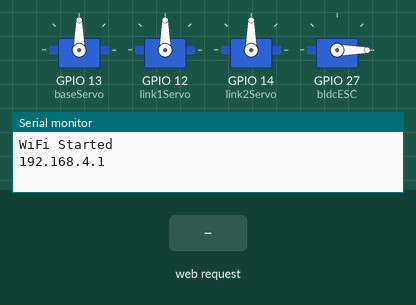
A sketch run on a simulated ESP32. On the bench: 4 × servo, the last lines printed to the serial monitor. Inputs (shaded band) come from the test bench.

Above: at 1.2 s.
1.3 s: HTTP request GET /arm received
At 2.4 s:
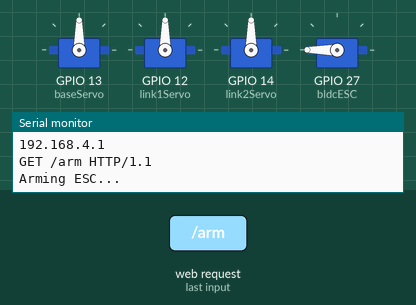
4.3 s: HTTP request GET /base?val= received
At 7.1 s:
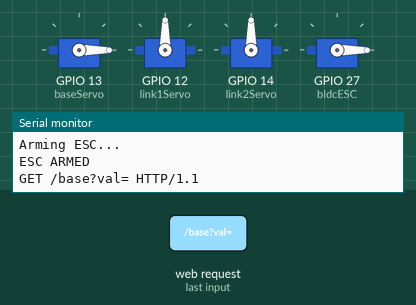
7.3 s: HTTP request GET /link1?val= received
At 8.2 s:
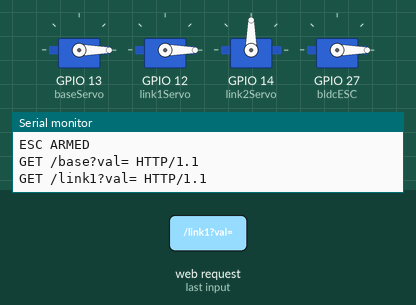
8.8 s: HTTP request GET /link2?val= received
At 9.4 s:
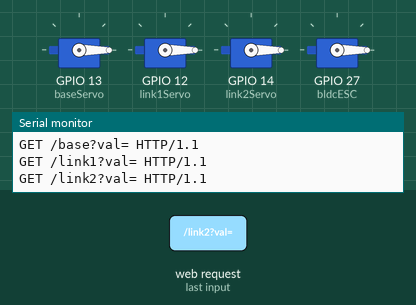
10.3 s: HTTP request GET /arm received
At 11.7 s:
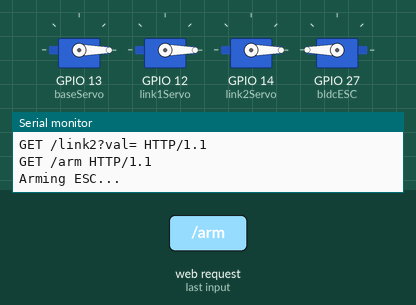
Timing chart, 0 to 13.8 s (numbered marks = the images above; inputs shaded):
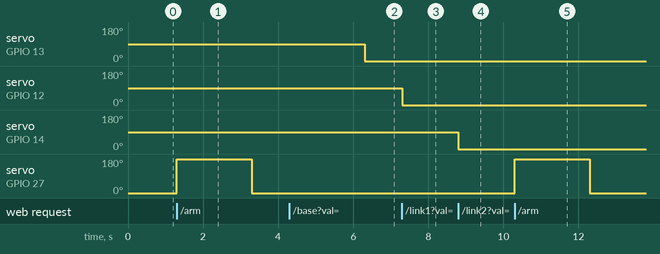

The sketch:

Robotic_arm_esp32_.ino
```cpp
#include <WiFi.h>
#include <ESP32Servo.h>

// WIFI HOTSPOT
const char* ssid = "ROBOTICARM";
const char* password = "12345678";

Servo baseServo;
Servo link1Servo;
Servo link2Servo;
Servo bldcESC;

WiFiServer server(80);

bool escArmed = false;

// ESC ARM
void armESC() {
  Serial.println("Arming ESC...");

  bldcESC.writeMicroseconds(2000);
  delay(2000);

  bldcESC.writeMicroseconds(1000);
  delay(3000);

  escArmed = true;
  Serial.println("ESC ARMED");
}

void setup() {
  Serial.begin(115200);

  // YOUR PINS
  baseServo.attach(13);
  link1Servo.attach(12);
  link2Servo.attach(14);
  bldcESC.attach(27, 1000, 2000);

  // SAFE START
  baseServo.write(90);
  link1Servo.write(90);
  link2Servo.write(90);
  bldcESC.writeMicroseconds(1000);

  // START WIFI
  WiFi.mode(WIFI_AP);
  WiFi.softAP(ssid, password);

  Serial.println("WiFi Started");
  Serial.println(WiFi.softAPIP());

  server.begin();
}

void loop() {
  WiFiClient client = server.available();

  if (client) {
    String request = client.readStringUntil('\r');
    client.flush();

    Serial.println(request);

    // REQUESTS
    if (request.indexOf("/arm") != -1) {
      armESC();
    }

    if (request.indexOf("/base?val=") != -1) {
      int val = request.substring(request.indexOf("=")+1).toInt();
      baseServo.write(val);   // ✅ FIXED
    }

    if (request.indexOf("/link1?val=") != -1) {
      int val = request.substring(request.indexOf("=")+1).toInt();
      link1Servo.write(val);
    }

    if (request.indexOf("/link2?val=") != -1) {
      int val = request.substring(request.indexOf("=")+1).toInt();
      link2Servo.write(val);
    }

    if (request.indexOf("/bldc?val=") != -1 && escArmed) {
      int val = request.substring(request.indexOf("=")+1).toInt();
      bldcESC.writeMicroseconds(val);
    }

    // WEBPAGE
    client.println("HTTP/1.1 200 OK");
    client.println("Content-type:text/html\n");

    client.println("<!DOCTYPE html><html><head>");
    client.println("<meta name='viewport' content='width=device-width, initial-scale=1'>");

    client.println("<style>");
    client.println("body { font-family: Arial; text-align: center; background: #f4f4f4; }");
    client.println("button { padding: 12px; background: red; color: white; border: none; border-radius: 8px; }");
    client.println("input[type=range] { width: 80%; }");
    client.println(".box { background: white; padding: 20px; margin: 15px; border-radius: 10px; }");
    client.println("</style>");

    client.println("</head><body>");

    client.println("<h2>Robotic Arm Control</h2>");

    // ARM
    client.println("<div class='box'>");
    client.println("<button onclick=\"fetch('/arm')\">ARM ESC</button>");

    if (escArmed)
      client.println("<p style='color:green;'>ESC ARMED</p>");
    else
      client.println("<p style='color:red;'>ESC NOT ARMED</p>");

    client.println("</div>");

    // BASE
    client.println("<div class='box'>");
    client.println("<h3>Base (0° - 180°)</h3>");
    client.println("<input type='range' min='0' max='180' value='90' oninput=\"fetch('/base?val='+this.value)\">");
    client.println("</div>");

    // LINK1
    client.println("<div class='box'>");
    client.println("<h3>Link 1</h3>");
    client.println("<input type='range' min='0' max='180' value='90' oninput=\"fetch('/link1?val='+this.value)\">");
    client.println("</div>");

    // LINK2
    client.println("<div class='box'>");
    client.println("<h3>Link 2</h3>");
    client.println("<input type='range' min='0' max='180' value='90' oninput=\"fetch('/link2?val='+this.value)\">");
    client.println("</div>");

    // BLDC
    client.println("<div class='box'>");
    client.println("<h3>BLDC Motor</h3>");

    if (escArmed)
      client.println("<input type='range' min='1000' max='2000' value='1000' oninput=\"fetch('/bldc?val='+this.value)\">");
    else
      client.println("<p>Arm ESC first</p>");

    client.println("</div>");

    client.println("</body></html>");

    client.stop();
  }
}
```

Measured:
- after the input at 1.3 s, servo on GPIO 27 (bldcESC): 0° → 180° at once, → 0° 2.0 s later
- after the input at 4.3 s, servo on GPIO 13 (baseServo): 90° → 0° after 2.0 s
- after the input at 7.3 s, servo on GPIO 12 (link1Servo): 90° → 0° at once
- after the input at 8.8 s, servo on GPIO 14 (link2Servo): 90° → 0° at once
- after the input at 10.3 s, servo on GPIO 27 (bldcESC): 0° → 180° at once, → 0° 2.0 s later
